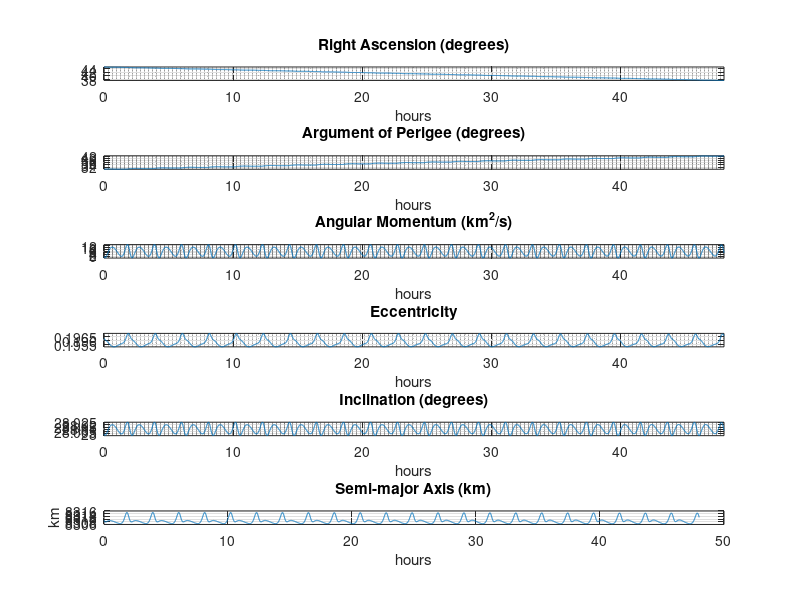

The MATLAB source for this figure:
function Example_12_6

clc
clear variables 

pi = 3.1416; % pi
mu = 3.986e5; % km^3/s^2, gravitational constant
Re = 6378; % km, Earth's radius 
J2 = 0.00108; % J2 pertubation 

% Given Orbital Elemens: 
% a0 = 26600; % km, initial semi-major axis 
% i0 = .4887; % degrees, initial inclination angle 
% e0 = 0.17136; % initial eccentricity 
% a0 = 6678/(1-e0);
% w0 = 30.*(pi./180); % radians, initial argument of perigee angle
% omega0 = 45.*(pi./180); % radians, initial right ascension of the node
% M0 = 40.*(pi./180); % radians, initial man anomaly 

%a0 = 26600; % km, initial semi-major axis 
i0 = 28.*(pi./180); % degrees, initial inclination angle 
rp0 = 6678; 
ra0 = 9940; 
e0 = (ra0-rp0)./(ra0+rp0); % initial eccentricity 
a0 = rp0/(1-e0);
w0 = 30.*(pi./180); % radians, initial argument of perigee angle
omega0 = 45.*(pi./180); % radians, initial right ascension of the node
M0 = 40.*(pi./180); % radians, initial man anomaly 

%rp0 = a0.*(1-e0); % km, initial radius of perigee
%ra0 = a0.*(1+e0); % km, initial radius of apogee 
h0 = sqrt(mu.*a0.*(1-e0.^2)); % km^2/s, initial angular momentum 
T0 = 2.*pi.*sqrt((a0.^3)./mu); % sec, initial period 

% store initial orbital elements: 
coe0 = [h0 e0 omega0 i0 w0 M0]; 


%...Use ODE45 to integrate the Gauss variational equations (Equations
% 12.89) from t0 to tf:
t0 = 0; % sec, initial time
days = 2; % days of time evolution
tf = days*24*3600; % sec, final time
nout = 5000; %number of solution points to output for plotting purposes
tspan = linspace(t0, tf, nout); % time steps
options = odeset(...
 'reltol', 1.e-8, ... 
 'abstol', 1.e-8, ...
'initialstep', T0/1000);

y0 = coe0';
[t,y] = ode45(@rates, tspan, y0, options);

%...Assign the time histories mnemonic variable names:
h = y(:,1);
e = y(:,2);
omega = y(:,3);
i = y(:,4);
w = y(:,5);
M = y(:,6);

a = (h.^2)./(mu.*(1-e.^2));

%...Plot the time histories of the osculating elements:
figure
subplot(6,1,1)
plot(t/3600,omega*(180/pi))
title('Right Ascension (degrees)')
xlabel('hours')
grid on
grid minor
axis tight

subplot(6,1,2)
plot(t/3600,w*(180/pi))
title('Argument of Perigee (degrees)')
xlabel('hours')
grid on
grid minor
axis tight

subplot(6,1,3)
plot(t/3600,h - h0)
title('Angular Momentum (km^2/s)')
xlabel('hours')
grid on
grid minor
axis tight

subplot(6,1,4)
plot(t/3600,e)
title('Eccentricity')
xlabel('hours')
grid on
grid minor
axis tight

subplot(6,1,5)
plot(t/3600,i*(180/pi))
title('Inclination (degrees)')
xlabel('hours')
grid on
grid minor
axis tight

subplot(6,1,6)
plot(t/3600, a)
title('Semi-major Axis (km)')
xlabel('hours')
ylabel('km')
grid on

% subfunction:
%====================================================================
function dfdt = rates(t,f)
%w===================================================================
%
% This function calculates the time rates of the orbital elements
% from Gauss’s variational equations (Equations 12.89).
%-------------------------------------------------------------------------
%...The orbital elements at time t:
h = f(1);
e = f(2);
omega = f(3);
i = f(4);
w = f(5);
M = f(6);

r = h^2/mu/(1 + e*cos(M)); % the radius
u = w + M; % argument of latitude

% orbital element rates at time t (Equations 12.89):
hdot = -3/2*J2*mu*Re^2/r^3*sin(i)^2*sin(2*u);

% edot = ...
% 3/2*J2*mu*Re^2/h/r^3*(h^2/mu/r ...
% *(sin(u)*sin(i)^2*(3*sin(M)*sin(u) - 2*cos(M)*cos(u)) - sin(M)) ...
% -sin(i)^2*sin(2*u)*(e + cos(M)));

edot = 3/2*J2*mu*Re^2/h/r^3 ...
*(h^2/mu/r*sin(M)*(3*sin(i)^2*sin(u)^2 - 1) ...
-sin(2*u)*sin(i)^2*((2+e*cos(M))*cos(M)+e));

Mdot = h/r^2 + 3/2*J2*mu*Re^2/e/h/r^3 ...
*(h^2/mu/r*cos(M)*(3*sin(i)^2*sin(u)^2 - 1) ...
+ sin(2*u)*sin(i)^2*sin(M)*(h^2/mu/r + 1));

omegadot = -3*J2*mu*Re^2/h/r^3*sin(u)^2*cos(i);

idot = -3/4*J2*mu*Re^2/h/r^3*sin(2*u)*sin(2*i);

wdot = 3/2*J2*mu*Re^2/e/h/r^3 ...
*(-h^2/mu/r*cos(M)*(3*sin(i)^2*sin(u)^2 - 1) ...
- sin(2*u)*sin(i)^2*sin(M)*(2 + e*cos(M)) ...
+ 2*e*cos(i)^2*sin(u)^2);

% pass these rates back to ODE45 in the array dfdt:
dfdt = [hdot edot omegadot idot wdot Mdot]';
end

end 
